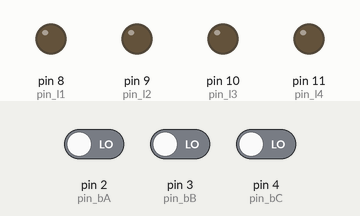
Simulated run of this sketch. Board: Arduino Uno, built with avr-gcc and run on an emulated ATmega328P. Shown: output pins drawn as LEDs (lit = HIGH). The inputs (shaded band) are chosen by the test bench; at power-on: pin 2 (pin_bA) LOW, pin 3 (pin_bB) LOW, pin 4 (pin_bC) LOW.

Above: at 1.2 s.
1.3 s: pin 2 (pin_bA) driven HIGH
At 2.4 s:
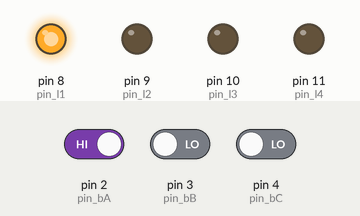
2.8 s: pin 3 (pin_bB) driven HIGH
At 3.5 s:
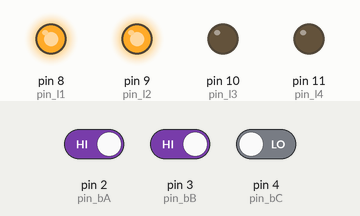
4.3 s: pin 4 (pin_bC) driven HIGH
At 4.7 s:
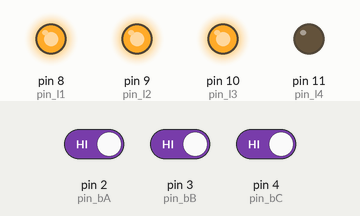
5.8 s: pin 2 (pin_bA) driven LOW
At 7.0 s:
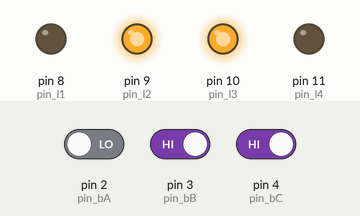
7.3 s: pin 3 (pin_bB) driven LOW
At 8.2 s:
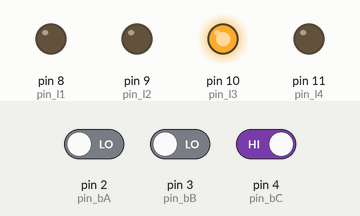
8.8 s: pin 2 (pin_bA) driven HIGH
At 9.3 s:
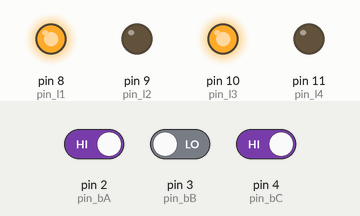
Timing chart, 0 to 11.3 s (numbered marks = the images above; inputs shaded):
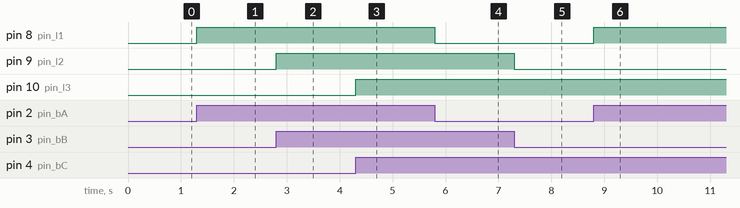

The sketch:

Ex1.ino
```cpp
#define pin_l1 8
#define pin_l2 9
#define pin_l3 10
#define pin_l4 11
#define pin_bA 2
#define pin_bB 3
#define pin_bC 4


void setup() {
  pinMode(pin_l1, OUTPUT);
  pinMode(pin_l2, OUTPUT);
  pinMode(pin_l3, OUTPUT);
  pinMode(pin_l4, OUTPUT);
  pinMode(pin_bA, INPUT);
  pinMode(pin_bB, INPUT);
  pinMode(pin_bC, INPUT);

}
void loop() {

  bool eA = digitalRead(pin_bA);
  bool eB = digitalRead(pin_bB);
  bool eC = digitalRead(pin_bC);


  if (eA == 1) {
    digitalWrite(pin_l1, 1);
  } else {
    digitalWrite(pin_l1, 0);
  }

  if (eB == 1) {
    digitalWrite(pin_l2, 1);
  } else {
    digitalWrite(pin_l2, 0);
  }

  if (eC == 1) {
    digitalWrite(pin_l3, 1);
  } else {
    digitalWrite(pin_l3, 0);
  }
}
```

Measured:
- after the input at 1.3 s, pin 8 (pin_l1): LOW → HIGH at once
- after the input at 2.8 s, pin 9 (pin_l2): LOW → HIGH at once
- after the input at 4.3 s, pin 10 (pin_l3): LOW → HIGH at once
- after the input at 5.8 s, pin 8 (pin_l1): HIGH → LOW at once
- after the input at 7.3 s, pin 9 (pin_l2): HIGH → LOW at once
- after the input at 8.8 s, pin 8 (pin_l1): LOW → HIGH at once
